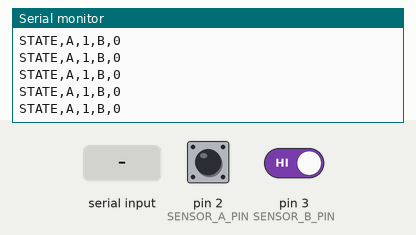
A sketch run on a simulated Arduino Uno, built with avr-gcc and run on an emulated ATmega328P. Shown: the last lines printed to the serial monitor. The inputs (shaded band) are chosen by the test bench; at power-on: pin 2 (SENSOR_A_PIN) LOW, pin 3 (SENSOR_B_PIN) HIGH.

Above: at 1.7 s.
1.8 s: "RESET\n" received over Serial
3.3 s: pin 2 (SENSOR_A_PIN) driven HIGH
At 3.31 s:
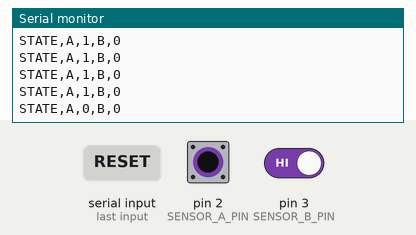
4.8 s: pin 2 (SENSOR_A_PIN) driven LOW
6.3 s: pin 3 (SENSOR_B_PIN) driven LOW
At 6.31 s:
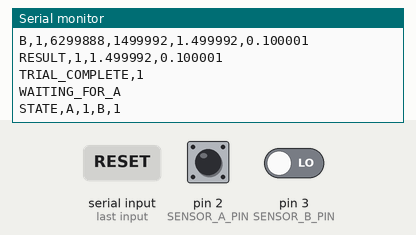
7.8 s: pin 2 (SENSOR_A_PIN) pulsed HIGH 2 times (0.12 s each, 0.3 s apart)
At 7.81 s:
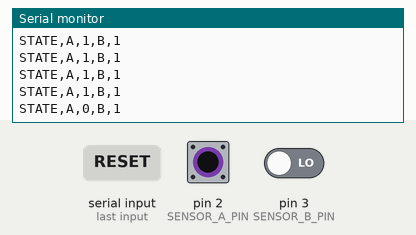

Measured:
- after the input at 3.3 s, the serial monitor: prints a new line at once (image 1)
- after the input at 6.3 s, the serial monitor: prints a new line at once (image 2)
- after the input at 7.8 s, the serial monitor: prints a new line at once (image 3)

The sketch:

phypro.ino
```cpp
// ============================================================
//                 ROLLING MOTION LAB
//              Arduino UNO Controller
//
//   Hardware:
//      Arduino UNO
//      IR Sensor A -> D2
//      IR Sensor B -> D3
//
//   Purpose:
//      Measure time for a table-tennis ball to travel
//      from Sensor A to Sensor B.
//
//   Sensor spacing = 15 cm
// ============================================================


const byte SENSOR_A_PIN = 2;
const byte SENSOR_B_PIN = 3;


// ------------------------------------------------------------
// Experiment settings
// ------------------------------------------------------------

const float SENSOR_DISTANCE_M = 0.150;

const int MAX_VALID_TRIALS = 10;


// ------------------------------------------------------------
// IR sensor logic
// Most common IR obstacle modules:
// LOW = object detected
// ------------------------------------------------------------

const byte DETECTED = LOW;


// ------------------------------------------------------------
// Timing protection
// ------------------------------------------------------------

// Reject extremely short readings.
// 15 cm / 0.030 s = 5 m/s
const unsigned long MIN_TRAVEL_US = 30000;

// Reject readings taking longer than 5 seconds.
const unsigned long MAX_TRAVEL_US = 5000000;

// Ignore repeated triggering for 10 ms.
const unsigned long DEBOUNCE_US = 10000;


// ------------------------------------------------------------
// State machine
// ------------------------------------------------------------

bool waitingForA = true;
bool waitingForB = false;

bool previousA;
bool previousB;

unsigned long timeA = 0;

unsigned long lastAEvent = 0;
unsigned long lastBEvent = 0;

int trialNumber = 0;


// ------------------------------------------------------------
// Sensor heartbeat
// ------------------------------------------------------------

unsigned long lastHeartbeat = 0;

const unsigned long HEARTBEAT_INTERVAL_MS = 100;


// ============================================================
// SETUP
// ============================================================

void setup() {

  Serial.begin(115200);

  pinMode(SENSOR_A_PIN, INPUT);
  pinMode(SENSOR_B_PIN, INPUT);

  delay(500);

  previousA = digitalRead(SENSOR_A_PIN);
  previousB = digitalRead(SENSOR_B_PIN);

  Serial.println("SYSTEM,START");

  Serial.print("CONFIG,DISTANCE_M,");
  Serial.println(SENSOR_DISTANCE_M, 3);

  Serial.print("CONFIG,MAX_TRIALS,");
  Serial.println(MAX_VALID_TRIALS);

  Serial.println("READY");
  Serial.println("WAITING_FOR_A");
}


// ============================================================
// RESET EXPERIMENT
// ============================================================

void resetExperiment() {

  trialNumber = 0;

  waitingForA = true;
  waitingForB = false;

  timeA = 0;

  Serial.println("RESET");
  Serial.println("READY");
  Serial.println("WAITING_FOR_A");
}


// ============================================================
// MAIN LOOP
// ============================================================

void loop() {

  bool currentA = digitalRead(SENSOR_A_PIN);
  bool currentB = digitalRead(SENSOR_B_PIN);


  // ==========================================================
  // RECEIVE COMMANDS FROM PYTHON
  // ==========================================================

  if (Serial.available()) {

    String command = Serial.readStringUntil('\n');

    command.trim();

    if (command == "RESET") {

      resetExperiment();
    }
  }


  // ==========================================================
  // REAL-TIME SENSOR STATUS
  // ==========================================================

  if (
    millis() - lastHeartbeat
    >= HEARTBEAT_INTERVAL_MS
  ) {

    Serial.print("STATE,A,");
    Serial.print(currentA == DETECTED ? 1 : 0);

    Serial.print(",B,");
    Serial.println(currentB == DETECTED ? 1 : 0);

    lastHeartbeat = millis();
  }


  // ==========================================================
  // SENSOR A DETECTION
  // ==========================================================

  bool newAEvent =
    previousA != DETECTED &&
    currentA == DETECTED;


  if (
    waitingForA &&
    newAEvent
  ) {

    unsigned long now = micros();


    // --------------------------------------------------------
    // Debounce
    // --------------------------------------------------------

    if (
      now - lastAEvent
      >= DEBOUNCE_US
    ) {

      // ------------------------------------------------------
      // Crosstalk check
      //
      // If B is detecting at exactly the same time as A,
      // the two sensors might be seeing the same reflection.
      // ------------------------------------------------------

      if (currentB == DETECTED) {

        Serial.println(
          "WARNING,CROSSTALK_A_B"
        );

      } else {

        timeA = now;

        lastAEvent = now;

        trialNumber++;

        waitingForA = false;
        waitingForB = true;


        // ----------------------------------------------------
        // Send A event
        // ----------------------------------------------------

        Serial.print("A,");

        Serial.print(trialNumber);

        Serial.print(",");

        Serial.println(timeA);


        Serial.print("TRIAL_START,");

        Serial.println(trialNumber);
      }
    }
  }


  // ==========================================================
  // SENSOR B DETECTION
  // ==========================================================

  bool newBEvent =
    previousB != DETECTED &&
    currentB == DETECTED;


  if (
    waitingForB &&
    newBEvent
  ) {

    unsigned long now = micros();


    if (
      now - lastBEvent
      >= DEBOUNCE_US
    ) {

      lastBEvent = now;


      unsigned long elapsedUs =
        now - timeA;


      // ======================================================
      // INVALID TOO-FAST READING
      // ======================================================

      if (
        elapsedUs < MIN_TRAVEL_US
      ) {

        Serial.print("REJECT,TOO_FAST,");

        Serial.println(elapsedUs);

        waitingForB = false;
        waitingForA = true;
      }


      // ======================================================
      // INVALID TIMEOUT
      // ======================================================

      else if (
        elapsedUs > MAX_TRAVEL_US
      ) {

        Serial.print("REJECT,TIMEOUT,");

        Serial.println(elapsedUs);

        waitingForB = false;
        waitingForA = true;
      }


      // ======================================================
      // VALID READING
      // ======================================================

      else {

        float timeSeconds =
          elapsedUs / 1000000.0;


        float averageSpeed =
          SENSOR_DISTANCE_M /
          timeSeconds;


        // ----------------------------------------------------
        // Raw B event
        // ----------------------------------------------------

        Serial.print("B,");

        Serial.print(trialNumber);

        Serial.print(",");

        Serial.print(now);

        Serial.print(",");

        Serial.print(elapsedUs);

        Serial.print(",");

        Serial.print(timeSeconds, 6);

        Serial.print(",");

        Serial.println(averageSpeed, 6);


        // ----------------------------------------------------
        // Main result
        // ----------------------------------------------------

        Serial.print("RESULT,");

        Serial.print(trialNumber);

        Serial.print(",");

        Serial.print(timeSeconds, 6);

        Serial.print(",");

        Serial.println(averageSpeed, 6);


        Serial.print("TRIAL_COMPLETE,");

        Serial.println(trialNumber);


        waitingForB = false;


        if (
          trialNumber >= MAX_VALID_TRIALS
        ) {

          Serial.println(
            "EXPERIMENT_COMPLETE"
          );

        } else {

          waitingForA = true;

          Serial.println(
            "WAITING_FOR_A"
          );
        }
      }
    }
  }


  // ==========================================================
  // SAVE PREVIOUS STATES
  // ==========================================================

  previousA = currentA;

  previousB = currentB;
}
```
